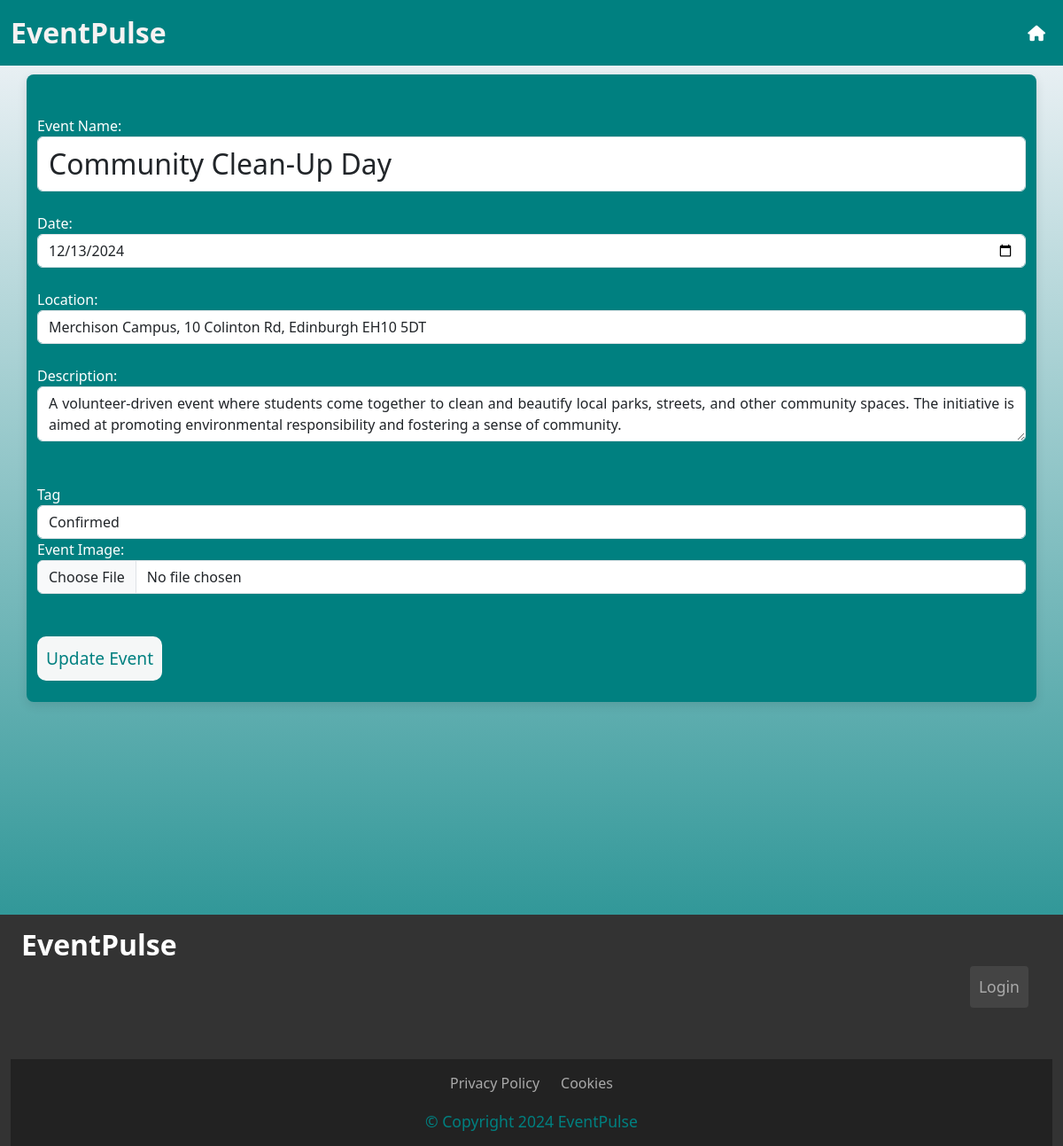
Page /events/edit/5 on the earlier database version.
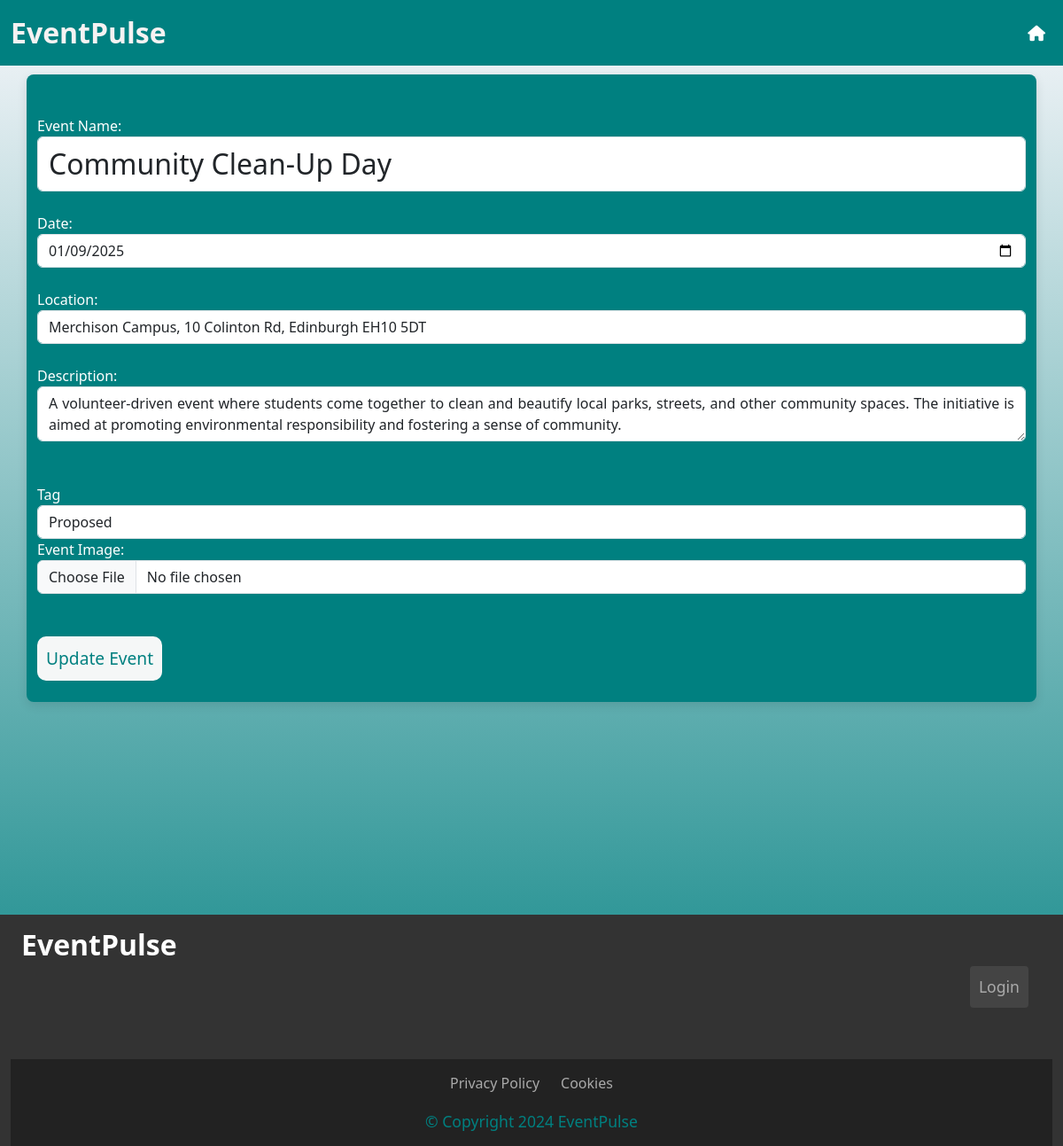
Same page on the later database version.
### app.py (models this page shows)
class Event(db.Model):
    eventId = db.Column(db.Integer, primary_key=True)
    eventName = db.Column(db.String(100), nullable=False)
    description = db.Column(db.Text)
    date = db.Column(db.Date, nullable=False)
    location = db.Column(db.String(100), nullable=False)
    tag = db.Column(db.Enum(EventStatus), nullable=False)
    image_url = db.Column(db.String(255), nullable=True)
    votes = db.Column(db.Integer, default=0)

### app.py (the view, shortened to what this page needs)
@app.route('/events/edit/<int:event_id>', methods=['GET', 'POST'])
def edit_event(event_id):
    Events = select(Event).filter(Event.eventId == event_id)
    event = db.session.execute(Events).scalar_one_or_none()
    if event is None:
        return redirect(url_for('admin_index'))  # or handle 404
    return render_template('edit_event.html', event=event, EventStatus=EventStatus)

### app.py (called while the page is built)
@app.before_request
def update_event_tags():
    db.create_all()
    today = date.today()
    events_to_update = Event.query.filter(
        Event.date < today,
        Event.tag.in_([EventStatus.Proposed, EventStatus.Confirmed])
    ).all()
    for event in events_to_update:
        event.tag = EventStatus.Past  # Change the tag to 'Past'
    db.session.commit()

### templates/edit_event.html (shortened to what this page needs)
{% extends 'base.html' %}
{% block content %}
<div class="container addEventContainer">
    <h2>Edit Event</h2>
    <form method="post" enctype="multipart/form-data">
        <label for="eventName">Event Name:</label><br>
        <input type="text" id="eventName" name="eventName" class="form-control" value="{{ event.eventName }}"
            required><br>
        <label for="date">Date:</label><br>
        <input type="date" id="date" name="date" class="form-control" value="{{ event.date }}" required><br>
        <label for="location">Location:</label><br>
        <input type="text" id="location" name="location" class="form-control" value="{{ event.location }}" required><br>
        <label for="description">Description:</label><br>
        <textarea id="description" name="description" class="form-control">{{ event.description }}</textarea><br><br>
        <div class="form-group">
            <label for="tag">Tag</label>
            <select class="form-control" id="tag" name="tag" required>
                {% for status in EventStatus %}
                <option value="{{ status.name }}" class="form-control" {% if event.tag==status %}selected{% endif %}>{{
                    status.value }}</option>
                {% endfor %}
            </select>
        </div>
        <label for="image">Event Image:</label><br>
        <input type="file" id="image_url" name="image_url" class="form-control" accept="image/*"><br><br>
        <input type="submit" class="btn-add" value="Update Event"><br><br>
    </form>
</div>
{% endblock %}

Differences in the rows shown:
changed Event "Community Clean-Up Day": date "12/13/2024" → "01/09/2025"; tag "Confirmed" → "Proposed"
